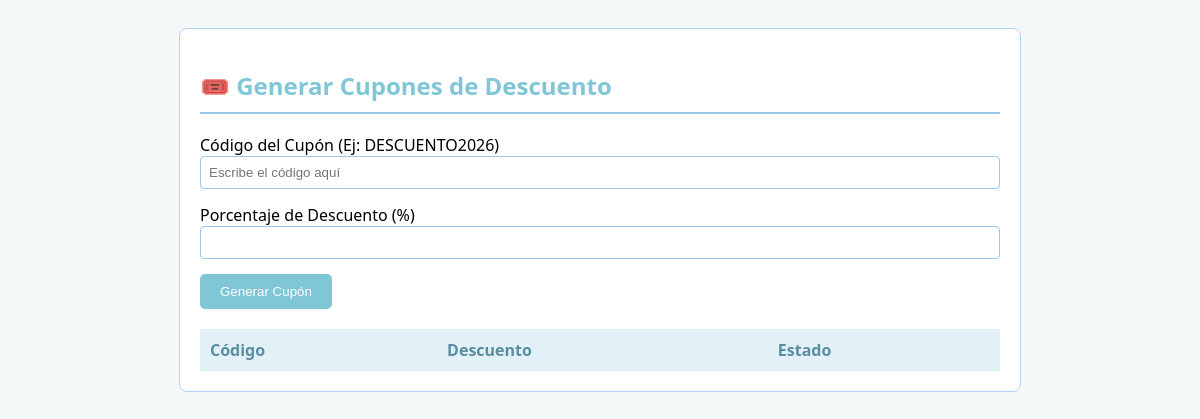
Page /admin-tienda/cupones/ (signed in) on the earlier database version.
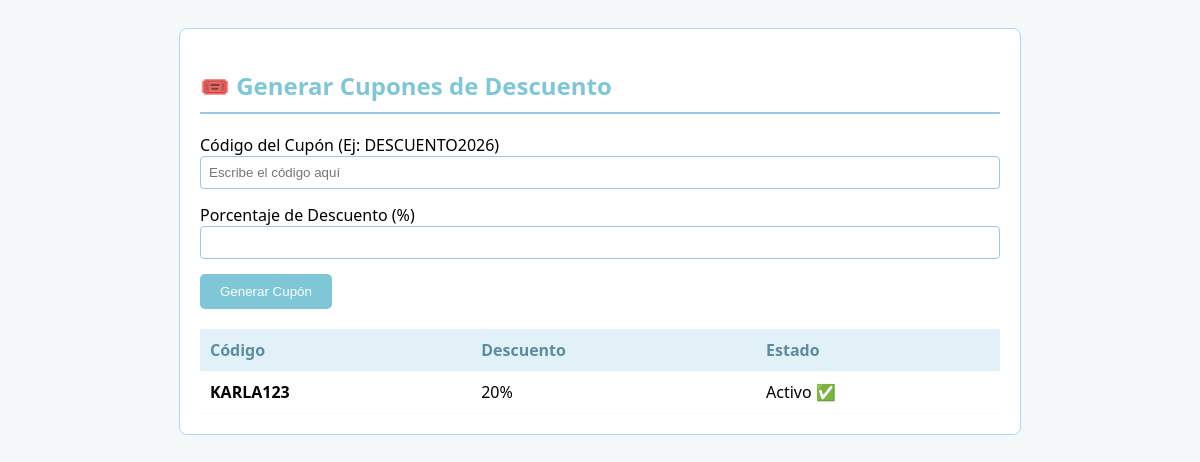
Same page on the later database version.
### app_tienda/models.py (models this page shows, shortened)
class Cupon(models.Model):
    codigo = models.CharField(max_length=20, unique=True)
    descuento_porcentaje = models.PositiveIntegerField(help_text="Porcentaje de descuento (ej: 15)")
    activo = models.BooleanField(default=True)
    fecha_creacion = models.DateTimeField(auto_now_add=True)

### app_tienda/views.py (the view, shortened to what this page needs)
# urls.py: path('admin-tienda/cupones/', gestionar_cupones, name='gestionar_cupones'),
@user_passes_test(es_administrador)
@user_passes_test(lambda u: u.groups.filter(name='Administrador').exists() or u.is_superuser)
def gestionar_cupones(request):
    cupones = Cupon.objects.all().order_by('-fecha_creacion')
    return render(request, 'admin/cupones.html', {'cupones': cupones})

### app_tienda/views.py (called while the page is built)
def es_administrador(user):
    return user.groups.filter(name='Administrador').exists() or user.is_superuser

### app_tienda/templates/admin/cupones.html (shortened to what this page needs)
<!DOCTYPE html>
<html lang="es">
<head>
</head>
<body>
<div class="container">
    <h2>🎟️ Generar Cupones de Descuento</h2>
    <form method="POST" action="{% url 'gestionar_cupones' %}">
        <div class="form-group">
            <label>Código del Cupón (Ej: DESCUENTO2026)</label>
            <input type="text" name="codigo" required placeholder="Escribe el código aquí">
        </div>
        <div class="form-group">
            <label>Porcentaje de Descuento (%)</label>
            <input type="number" name="descuento" min="1" max="100" required>
        </div>
        <button type="submit">Generar Cupón</button>
    </form>
    <table>
        <thead>
            <tr>
                <th>Código</th>
                <th>Descuento</th>
                <th>Estado</th>
            </tr>
        </thead>
        <tbody>
            {% for cupon in cupones %}
            <tr>
                <td><strong>{{ cupon.codigo }}</strong></td>
                <td>{{ cupon.descuento_porcentaje }}%</td>
                <td>{% if cupon.activo %}Activo ✅{% else %}Inactivo ❌{% endif %}</td>
            </tr>
            {% endfor %}
        </tbody>
    </table>
</div>
</body>
</html>

Differences in the rows shown:
added Cupon: codigo "KARLA123", descuento_porcentaje "20", activo "Activo ✅"
